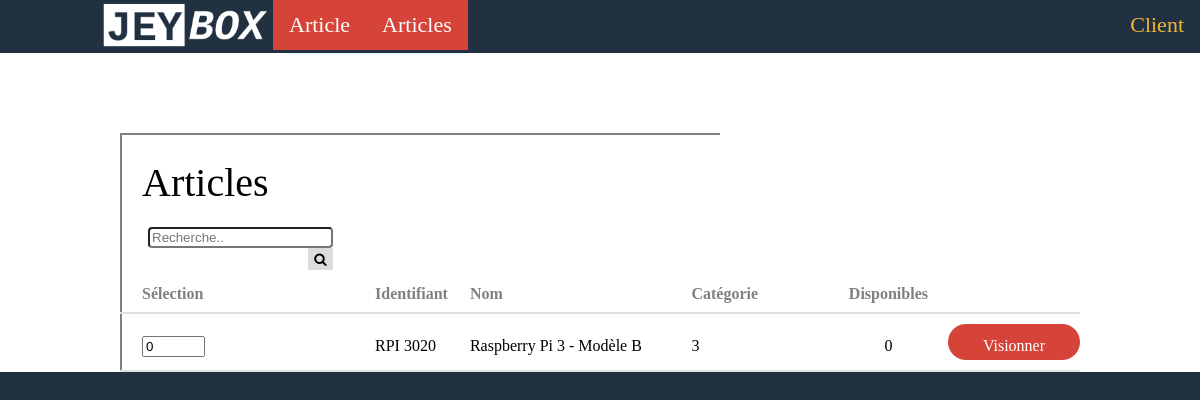
/1_presentation/controleurs/CTRL_general.php, run on the app's committed database.
### tables this page shows
create table article (
	id_article int primary key auto_increment,
	identifiant varchar(50) not null,
	nom varchar(50) not null,
	fiche_url varchar(255),

	id_sous_categorie int not null,
	constraint `fk_sous-categorie_article`
		foreign key (id_sous_categorie) references sous_categorie_article (id_sous_categorie)
		on delete cascade
		on update restrict,

	id_etat int not null,
	constraint `fk_etat_article`
		foreign key (id_etat) references etat (id_etat)
		on delete cascade
		on update restrict
);

### 1_presentation/controleurs/CTRL_article.php (called while the page is built, shortened)
<?php
$monArticle = gestionnaireArticle::fetchArticleFromBD($moteurRequetes, 1);
$listeArticles[] = $monArticle;
include '../client/consulter_article.php';

### 1_presentation/controleurs/CTRL_general.php (called while the page is built, shortened)
<?php
include_once "../../3_acces_bd/moteur_requetes_bd.php";
include_once "../../2_logique/gestionnaires/gestionnaire_article.php";
include_once "../../2_logique/objets/article.php";
$moteurRequetes = new moteurRequetesBD();
include 'CTRL_article.php';
 ?>

### 3_acces_bd/moteur_requetes_bd.php (called while the page is built, shortened)
<?php
  class moteurRequetesBD
  {
      private $mySqlManager = null;
      private $sqlQueriesSelectID = [
        "article" => 'SELECT * FROM article WHERE id_article = ?',
        "categorie_article" => 'SELECT * FROM categorie_article WHERE id_categorie = ?',
        "contact_urgence" => 'SELECT * FROM contact_urgence WHERE id_contact_urgence = ?',
        "etat" => 'SELECT * FROM etat WHERE id_etat = ?',
        "permission" => 'SELECT * FROM permission WHERE id_permission = ?',
        "reference" => 'SELECT * FROM reference WHERE id_reference = ?',
        "reservation" => 'SELECT * FROM reservation WHERE id_reservation = ?',
        "sous_categorie_article" => 'SELECT * FROM sous_categorie_article WHERE id_sous_categorie = ?',
        "utilisateur" => 'SELECT * FROM utilisateur WHERE nom_utilisateur = ?',
      ];
      public function __construct()
      {
          $this->mySqlManager = new sqlManager();
      }
      public function selectFromID($objectName, $id)
      {
          $this->mySqlManager->init_connection();
          $conn = $this->mySqlManager->get_connection();
          $lowerObjectName = strtolower($objectName);
          if ($stmt = $conn->prepare($this->sqlQueriesSelectID[$lowerObjectName])) {
              $stmt->bind_param("s", $id);
          } else {
              die("Erreur: la préparation de la requête SQL a échoué: (" . $stmt->errno . ") " . $stmt->error);
          }
          if (!$stmt->execute()) {
              die("\r\nErreur: execute() de la requête SQL a échoué: (" . $stmt->errno . ") " . $stmt->error);
          }
          $result = $stmt->get_result();
          $row = $result->fetch_assoc();
          return $row;
      }
  }

### 2_logique/gestionnaires/gestionnaire_article.php (called while the page is built, shortened)
<?php
class gestionnaireArticle
{
    public static function fetchArticleFromBD($moteurRequetes, $idArticle)
    {
        $infoArticle = $moteurRequetes->selectFromID("article", $idArticle);
        $keyArticle = array_keys($infoArticle);
        $unArticle = new article(
            $infoArticle[$keyArticle[0]],
            $infoArticle[$keyArticle[1]],
            $infoArticle[$keyArticle[2]],
            $infoArticle[$keyArticle[3]],
            $infoArticle[$keyArticle[4]],
            $infoArticle[$keyArticle[5]]
        );
        return $unArticle;
    }
}

### 2_logique/objets/article.php (called while the page is built, shortened)
<?php
   class article
   {
       private $int_identifiant;
       private $string_nom;
       private $int_id_sous_categorie;
       public function set_identifiant($new_identifiant)
       {
           $this->int_identifiant = $new_identifiant;
       }
       public function set_nom($new_nom)
       {
           $this->string_nom = $new_nom;
       }
       public function set_id_sous_categorie($new_id_sous_categorie)
       {
           $this->int_id_sous_categorie = $new_id_sous_categorie;
       }
       public function get_identifiant()
       {
           return $this->int_identifiant;
       }
       public function get_nom()
       {
           return $this->string_nom;
       }
       public function get_id_sous_categorie()
       {
           return $this->int_id_sous_categorie;
       }
   }

### 1_presentation/client/consulter_article.php (the view, shortened to what this page needs)
<!DOCTYPE html>
<html lang="en" dir="ltr">
  <head>
    <link rel="stylesheet" href="../../css/style.css" />
    <link rel="stylesheet" href="https://cdnjs.cloudflare.com/ajax/libs/font-awesome/4.7.0/css/font-awesome.min.css">
  </head>
  <body>
    <nav>
      <ul>
        <li><a href="../../index.html"><img src="../../images/JEYBOX_Logo_1037x300.png" alt="Logo JEYBOX" width="173" height="50"></a></li>
        <?php
        if (file_exists('consulter_article.php')) {
            echo '<li><a class="active_button" href="consulter_article.php">Articles</a></li>';
        } else {
            echo '<li><div class="inactive_button">Article</div></li>';
        } ?>
        <?php
        if (file_exists('consulter_reservation.php')) {
            echo '<li><a class="button" href="consulter_reservation.php">Réservations</a></li>';
        } else {
            echo '<li><div class="inactive_button">Articles</div></li>';
        } ?>
        <li style="float:right"><div class="navigator">Client</div></li>
      </ul>
    </nav>
    <table class="itemSelection">
      <tr>
        <th><div class="halfBorderTop"></div></th>
      </tr>
      <tr>
        <th><h1>Articles</h1></th>
      </tr>
      <tr>
        <th>
          <div class="search-container">
            <form action="/action_page.php" class="searchformh">
              <input type="text" placeholder="Recherche.." name="search" class="searchtxt">
              <button type="submit" class="searchbtn"><i class="fa fa-search"></i></button>
            </form>
          </div>
        </th>
      </tr>
      <tr class="entete">
        <th style="width: 20%">Sélection</th>
        <th style="width: 10%">Identifiant</th>
        <th style="width: 30%">Nom</th>
        <th style="width: 20%">Catégorie</th>
        <th style="width: 10%" class="dispo">Disponibles</th>
        <th style="width: 10%"></th>
      </tr>
      <?php
      for ($i=0; $i < count($listeArticles); $i++) {
          $keyListeArticles = array_keys($listeArticles);
          echo '<tr class="item">';
          echo '  <th>';
          echo '    <form action="/action_page.php">';
          echo '      <input class="amountSelection" type="number" id="quantity" name="quantity" min="0" max="5" value="0">';
          echo '    </form>';
          echo '  </th>';
          echo '  <th>' . $listeArticles[$keyListeArticles[$i]]->get_identifiant() . '</th>';
          echo '  <th>' . $listeArticles[$keyListeArticles[$i]]->get_nom() . '</th>';
          echo '  <th>' . $listeArticles[$keyListeArticles[$i]]->get_id_sous_categorie() . '</th>';
          echo '  <th class="dispo">0</th>';
          echo '  <th><a class="button" href="article.php">Visionner</a></th>';
          echo '</tr>';
      }
       ?>
    </table>
    <br><br>
  </body>
</html>

### css/style.css (style rules this page uses)
:root { --blue-color: #223142; --yellow-color: #f0b634; --red-color: #d64439; --green-color: #3aa68a; --grey-color: #dce2e2; --beige-color: #FFFFE0; }
html, body, div, span, applet, object, iframe, h1, h2, h3, h4, h5, h6, p, blockquote, pre, a, abbr, acronym, address, big, cite, code, del, dfn, em, img, ins, kbd, q, s, samp, small, strike, strong, sub, sup, tt, var, b, u, i, center, dl, dt, dd, ol, ul, li, fieldset, form, label, legend, table, caption, tbody, tfoot, thead, tr, th, td, article, aside, canvas, details, embed, figure, figcaption, footer, header, hgroup, menu, nav, output, ruby, section, summary, time, mark, audio, video { margin: 0; padding: 0; border: 0; font-size: 100%; font: inherit; vertical-align: baseline; }
article, aside, details, figcaption, figure, footer, header, hgroup, menu, nav, section { display: block; }
body { line-height: 1; }
ol, ul { list-style: none; }
table { border-collapse: collapse; border-spacing: 0; }
body { background-color: var(--blue-color); margin: 0; }
nav { background-color: var(--blue-color); }
div { text-align: center; display: block; }
h1 { font-size: 40px; }
nav ul { list-style-type: none; margin: 0; padding: 0; overflow: hidden; }
nav ul li { float: left; }
nav ul li .inactive_button { display: block; text-align: center; text-decoration: none; font-size: 22px; background-color: var(--red-color); color: white; padding: 14px 16px; }
nav ul li a { padding-left: 100px; }
nav ul li .navigator { display: block; color: var(--yellow-color);; text-align: center; padding: 14px 16px; font-size: 22px; }
.itemSelection { display:inline-block; background-color: white; width: 100%; padding-top: 80px; padding-left: 10%; padding-right: 10%; }
.itemSelection tr { border-left: 2px solid grey; text-align: left; }
.itemSelection tr th h1 { padding-top: 20px; }
.itemSelection tr th { padding-bottom: 10px; padding-left: 20px; }
.itemSelection tr .dispo { text-align: center; }
.itemSelection .item { border-bottom: 2px solid var(--grey-color); }
.itemSelection .entete { border-bottom: 2px solid var(--grey-color); color: grey; font-weight: bold; }
.itemSelection .item th { padding-top: 10px; }
.itemSelection .amountSelection { width: 55px; }
.itemSelection .button { display: block; width: 100px; height: 13px; text-align: center; text-decoration: none; font-size: 16px; color: white; background-color: var(--red-color); width:100px; height: 8px; padding: 14px 16px; border-radius: 30px; }
.halfBorderTop { border-top: 2px solid grey; position: absolute; right: 40%; left: 10%; }
.search-container { float: left; padding: 6px; border: none; margin-top: 8px; margin-right: 16px; font-size: 17px; }
.searchtxt { border-radius: 4px 4px 4px 4px; }
.searchbtn { height: 22px; width: 25px; float: right; background: #ddd; border: none; cursor: pointer; }

### data on the page
article: identifiant "RPI 3020", nom "Raspberry Pi 3 - Modèle B", id_sous_categorie "3"
